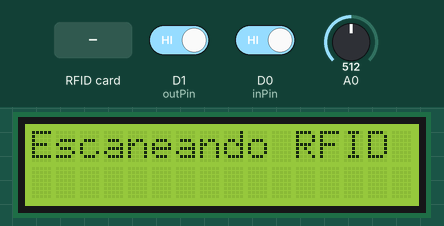
This sketch was run on a simulated ESP8266 (NodeMCU). Shown: 16×2 character LCD. The test bench sets the inputs (shaded band); at power-on: A0 = 512, D1 (outPin) HIGH, D0 (inPin) HIGH. WiFi joins after 1.5 s; servers stay silent unless stated; uploads are accepted with an empty reply; storage starts empty.

Above: at 3.1 s.
3.2 s: A0 set to 790
4.7 s: A0 set to 819
At 5.8 s:
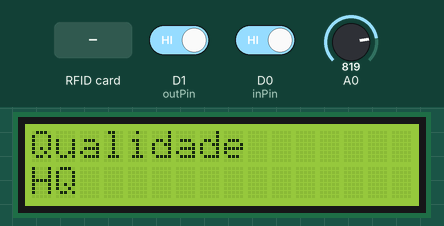
At 7.5 s:
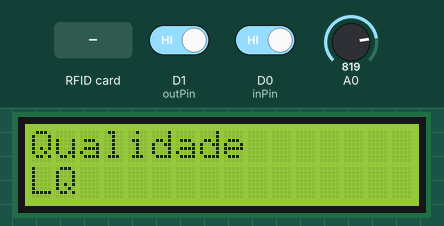
7.7 s: D1 (outPin) driven LOW
At 9.6 s:
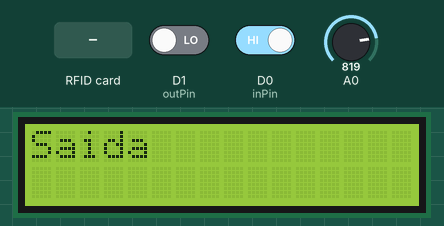
10.5 s: D0 (inPin) driven LOW
13.5 s: A0 set to 716
16.5 s: RFID card 5E 7A 19 C4 held to the reader
At 19.2 s:
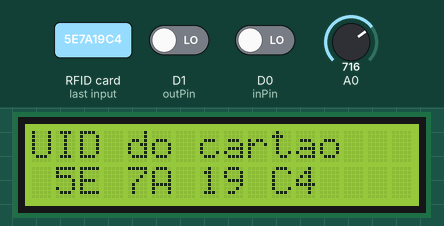
Timing chart, 0 to 20.5 s (numbered marks = the images above; inputs shaded):
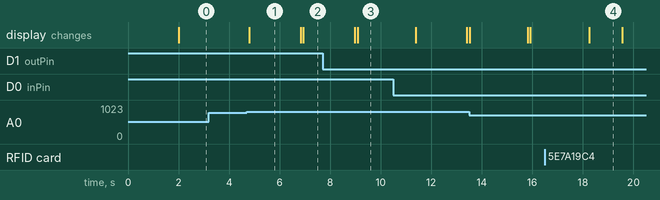

Measured:
- the behaviour switches between 800 and 801 on A0 (found by bisection; images 0 and 1)
- after the input at 3.2 s, every drawn part: stays the same
- after the input at 4.7 s, the display: changes after 0.10 s (image 1)
- after the input at 7.7 s, the display: first differs from a run without the input after 1.4 s (image 3)
- after the input at 16.5 s, the display: changes after 1.8 s (image 4)
- what the display in image 1 shows lasts 2.0 s, from 4.8 s to 6.8 s

The sketch:

projeto_4o.ino
```cpp
// Armazenamento
#include <ArduinoJson.h>       // JSON
#include <FS.h>                // FS - Sistema de arquivos SPIFFS

// Wi-Fi Manager
#include <ESP8266WiFi.h>       // ESP Wi-Fi
#include <DNSServer.h>         // DNS - redireciona as requisições
#include <ESP8266WebServer.h>  // WebServer - Possibilita usar o ESP de servidor facilmente
#include <WiFiManager.h>       // Portal Captive

// Funcionamento do projeto como um todo
#include <SPI.h>               // SPI - protocolo do MFRC522
#include "MFRC522.h"           // MFRC522 - RFID da Mifare
#include <Wire.h>              // I2C - protocolo do display LCD
#include <LiquidCrystal_I2C.h> // LCD I2C - display para feedback das ações


// Variáveis do dispositivo - preparadas para serem configuradas no portal Captive
char camera_entrada[128];
char camera_saida[128];
char identificador[64];
char ip_servidor[128];
char porta_servidor[6];
char camera_entrada2[128];
char camera_saida2[128];
char qualidadeStr[2];
int qualidade;
WiFiManagerParameter custom_camera_entrada("ipentrada", "IP da camera de entrada - HQ", camera_entrada, 128);
WiFiManagerParameter custom_camera_saida("ipsaida", "IP da camera de saida - HQ", camera_saida, 128);
WiFiManagerParameter custom_camera_entrada2("ipentrada2", "IP da camera de entrada - LQ", camera_entrada2, 128);
WiFiManagerParameter custom_camera_saida2("ipsaida2", "IP da camera de saida - LQ", camera_saida2, 128);
WiFiManagerParameter custom_identificador("identificador", "Identificador do dispositivo", identificador, 64);
WiFiManagerParameter custom_ip_servidor("ip_servidor", "IP do servidor", ip_servidor, 64);
WiFiManagerParameter custom_porta_servidor("porta_servidor", "Porta do servidor", porta_servidor, 6);
WiFiManagerParameter custom_qualidade("qualidadeStr", "Qualidade (1 para HQ ou 0 para LQ)", qualidadeStr, 1);

// Dados do Servidor
char* host; // IP do Servidor
int   port;            // Porta do Servidor


// Flag para salvar dados no FS
bool shouldSaveConfig = false;

// Flag para resetar o ESP para as configurações originais - DEVE SER USADO PARA TESTES APENAS
bool deveResetar = false;


// Pinos do NodeMCU: https://jgamblog.files.wordpress.com/2018/02/esp8266-nodemcu-pinout.png

/* Ligando o MFRC522 ao NodeMCU (ESP-12F)
 *  RST     = D4
 *  SDA(SS) = D8
 *  MOSI    = D7
 *  MISO    = D6
 *  SCK     = D5
 *  GND     = GND
 *  3.3V    = 3.3V
 *  RQ      = Não ligado
*/

#define RST_PIN  D4
#define SS_PIN  D8
MFRC522 mfrc522(SS_PIN, RST_PIN); // Instância do MFRC522


/* Ligando o LCD I2C ao NodeMCU
 *  SCL = D2
 *  SDA = D3
 *  VCC = 5.0V
 *  GND = GND
 *  Endereço de memória - 0x27
 */

#define SCL_PIN D2
#define SDA_PIN D3
LiquidCrystal_I2C lcd(0x27, 16, 2); //FUNÇÃO DO TIPO "LiquidCrystal_I2C"


// Pinos para detecção de sentido
#define inPin D0
#define outPin D1


// Prevenção de excesso de registros
const int watchdog = 5000;
unsigned long previousMillis = 0;
/*
void conectaWifi(){
  //Serial.print("Conectando a ");
  //Serial.println(ssid);
  escreveMensagemLCD("Conectando a", ssid);


  WiFi.begin(ssid, password);
  while (WiFi.status() != WL_CONNECTED) {
    delay(500);
    //Serial.print(".");
  }

  //Serial.println(F("\nConectado ao Wi-Fi\n"));
  escreveMensagemLCD("Conectado!", "");
  //Serial.print("Endereço IP: ");
  //Serial.println(WiFi.localIP());
  //Serial.println(F("\nPronto para realizar o envio!"));
  //Serial.println(F("======================================================\n\n"));
}*/

void iniciaMFRC(){
  SPI.begin();           // Iniciando barramento SPI
  mfrc522.PCD_Init();    // Iniciando MFRC522
  escreveMensagemLCD("RFID conectado!", "");
}


String recuperaRFID(byte *buffer, byte bufferSize){
  String content = "";
  for (byte i = 0; i < bufferSize; i++) {
    content.concat(String(buffer[i] < 0x10 ? " 0" : " "));
    content.concat(String(buffer[i], HEX));
  }
  content.toUpperCase();
  return content;
}

void leCartao(){
  escreveMensagemLCD("Escaneando RFID", "");
  // Procura novos cartões a serem lidos
  if ( ! mfrc522.PICC_IsNewCardPresent()) {
    delay(50);
    return;
  }
  // Escolhe um dos cartões
  if ( ! mfrc522.PICC_ReadCardSerial()) {
    delay(50);
    return;
  }
  // Mostra detalhes do PICC (tag/cartão)
  //Serial.print(F("UID do Cartão:"));
  String rfid = recuperaRFID(mfrc522.uid.uidByte, mfrc522.uid.size);
  //Serial.print(rfid);
  //Serial.println();
  escreveMensagemLCD("UID do cartao", rfid);

  // Substitui espaços por + para envio de parâmetro via HTTP/GET
  //Serial.print(F("UID do Cartão sem espaços:"));
  String rfidGET = rfid;
  rfidGET.replace(" ","+");
  //Serial.print(rfidGET);
  //Serial.println();

  // Envio para o servidor
  postRFID(rfidGET);
}

void mostraMensagemInicial(){
  //Serial.println(F("Escaneando por cartões e escrevendo a UID:"));
  //Serial.println("");
  escreveMensagemLCD("Escaneando RFID", "");
}

void postRFID(String rfid){
  unsigned long currentMillis = millis();

  if ( currentMillis> watchdog ) {
    previousMillis = currentMillis;
    WiFiClient client;

    if (!client.connect(host, port)) {
      //Serial.println("connection failed");
      return;
    }

    String url = "/smile/class/teste/postRFID.php?";
    url += "rfid=" + rfid;
    if(qualidade == 1) { // HQ
      url += "&camera_entrada=" + String(camera_entrada);
      url += "&camera_saida="   + String(camera_saida);
    }
    else{
      url += "&camera_entrada=" + String(camera_entrada2);
      url += "&camera_saida="   + String(camera_saida2);
    }
    url += "&identificador="  + String(identificador);
    //url += "&ip=";
    //url += WiFi.localIP().toString();
    //Serial.println(String(host)+url);
    // This will send the request to the server
    client.print(String("GET ") + url + " HTTP/1.1\r\n" +
               "Host: " + host + "\r\n" +
               "Connection: close\r\n\r\n");
    unsigned long timeout = millis();
    while (client.available() == 0) {
      if (millis() - timeout > 1500) {
        //Serial.println(">>> Client Timeout !");
        client.stop();
        return;
      }
    }

    // Read all the lines of the reply from server and print them to Serial
    while(client.available()){
      String line = client.readStringUntil('\r');
      //Serial.print(line);
    }
  }
}

void postPASS(int tipo){
  unsigned long currentMillis = millis();

  if ( currentMillis> watchdog ) {
    previousMillis = currentMillis;
    WiFiClient client;

    if (!client.connect(host, port)) {
      //Serial.println("connection failed");
      return;
    }

    String url = "/smile/class/teste/postPASS.php?";
    url += "tipo=" + String(tipo);
    if(qualidade == 1) { // HQ
      url += "&camera_entrada=" + String(camera_entrada);
      url += "&camera_saida="   + String(camera_saida);
    }
    else{
      url += "&camera_entrada=" + String(camera_entrada2);
      url += "&camera_saida="   + String(camera_saida2);
    }
    //url += "&ip=";
    //url += WiFi.localIP().toString();
    //Serial.println(String(host)+url);
    // This will send the request to the server
    client.print(String("GET ") + url + " HTTP/1.1\r\n" +
               "Host: " + host + "\r\n" +
               "Connection: close\r\n\r\n");
    unsigned long timeout = millis();
    while (client.available() == 0) {
      if (millis() - timeout > 5000) {
        //Serial.println(">>> Client Timeout !");
        client.stop();
        return;
      }
    }

    // Read all the lines of the reply from server and print them to Serial
    while(client.available()){
      String line = client.readStringUntil('\r');
      //Serial.print(line);
    }
  }
}

void iniciaLCD(){
  Wire.begin(SDA_PIN, SCL_PIN); // Muda pinos padrão do I2C, no NodeMCU os pinos são D2 (SDA) e D1 (SCL)
  lcd.init();   // Inicializa o display LCD
  lcd.backlight(); // Habilita luz de fundo do display LCD
  escreveMensagemLCD("Iniciando", "");
}

void escreveMensagemLCD(String linha_1, String linha_2){
  lcd.setCursor (linha_1.length(), 0); // Posiciona o cursor na posição 0 da linha 1
  for (int i = linha_1.length(); i < 16; ++i)
    lcd.write(' '); // Limpa linha 1
  lcd.setCursor (linha_2.length(), 1); // Posiciona o cursor na posição 0 da linha 2
  for (int i = linha_2.length(); i < 16; ++i)
    lcd.write(' '); // Limpa linha 2


  lcd.setCursor(0, 0); // Posiciona o cursor na posição 0 da linha 1
  lcd.print(linha_1); // Escreve mensagem na linha 1 do LCD
  lcd.setCursor(0, 1); // Posiciona o cursor na posição 0 da linha 2
  lcd.print(linha_2); // Escreve mensagem na linha 2 do LCD
}

// Callback que avisa a necessidade de salvar as configurações
void saveConfigCallback () {
  //Serial.println("Deve salvar as configurações");
  shouldSaveConfig = true;
}

// Recupera informações já salvas no sistema de arquivos
void leFS(){
  escreveMensagemLCD("Iniciando", "Lendo FS");
  // Formata FS, para testes
  if(deveResetar)
    SPIFFS.format();

  // Lê configuração do JSON do FS
  //Serial.println("Montando FS");

  if (SPIFFS.begin()) {
    //Serial.println("Sistema de arquivos montado");
    if (SPIFFS.exists("/config.json")) {
      // Arquivo existe, lendo e carregando
      //Serial.println("Lendo arquivo de config");
      File configFile = SPIFFS.open("/config.json", "r");
      if (configFile) {
        //Serial.println("Abriu arquivo de configuração");
        size_t size = configFile.size();
        // Aloca buffer para abrigar conteúdo do arquivo
        std::unique_ptr<char[]> buf(new char[size]);

        configFile.readBytes(buf.get(), size);
        DynamicJsonBuffer jsonBuffer;
        JsonObject& json = jsonBuffer.parseObject(buf.get());
        json.printTo(Serial);
        if (json.success()) {
          escreveMensagemLCD("Iniciando", "Leu FS!");
          //Serial.println("\nJSON parseado");
          strcpy(camera_entrada, json["camera_entrada"]);
          strcpy(camera_saida, json["camera_saida"]);
          strcpy(camera_entrada2, json["camera_entrada2"]);
          strcpy(camera_saida2, json["camera_saida2"]);
          strcpy(identificador, json["identificador"]);
          strcpy(ip_servidor, json["ip_servidor"]);
          strcpy(porta_servidor, json["porta_servidor"]);
          strcpy(qualidadeStr, json["qualidadeStr"]);
        } else {
          //Serial.println("Falhou ao ler JSON de configuração");
          escreveMensagemLCD("Iniciando", "Falha lendo FS");
        }
        configFile.close();
      }
    }
  } else {
    //Serial.println("Falhou ao montar o FS");
    escreveMensagemLCD("Iniciando", "Falha no FS");
  }
  // Termina leitura
}

void printaVariaveisConfiguradas(){
  //Serial.println("IP do servidor:                  "+ String(ip_servidor));
  //Serial.println("Porta do servidor:               "+ String(porta_servidor));
  //Serial.println("ID do dispositivo:               "+ String(identificador));
  //Serial.println("IP da camera de entrada - HQ:    "+ String(camera_entrada));
  //Serial.println("IP da camera de saida - HQ:      "+ String(camera_saida));
  //Serial.println("IP da camera de entrada - LQ:    "+ String(camera_entrada2));
  //Serial.println("IP da camera de saida - LQ:      "+ String(camera_saida2));
  //Serial.println("Qualidade (1 para HQ 0 para LQ): "+ String(qualidadeStr));
}

void preparaWifiEFS(){
  // Inicialização do WifiManager é local, só é preciso dele uma vez.
  leFS();
  WiFiManager wifiManager;

  // Configuração da notificação de callback de salvamento
  wifiManager.setSaveConfigCallback(saveConfigCallback);

  // Adicionados os parâmetros
  wifiManager.addParameter(&custom_ip_servidor);
  wifiManager.addParameter(&custom_porta_servidor);
  wifiManager.addParameter(&custom_camera_entrada);
  wifiManager.addParameter(&custom_camera_saida);
  wifiManager.addParameter(&custom_camera_entrada2);
  wifiManager.addParameter(&custom_camera_saida2);
  wifiManager.addParameter(&custom_qualidade);
  wifiManager.addParameter(&custom_identificador);

  //reset settings - for testing
  if(deveResetar)
    wifiManager.resetSettings();

  // recupera SSID e senha salvos e tenta conectar
  // Se não conecta então cria um AP com o nome
  // Fica num loop bloqueante até ser conectado

  escreveMensagemLCD("Tentando conectar","");

  if (!wifiManager.autoConnectCustom("SMILE", "projeto2018"))
    escreveMensagemLCD("Falha de conexao","Configure via AP");
  if(!wifiManager.autoConnect("SMILE", "projeto2018")){
    //Serial.println("Falhou em conectar - timeout");
    escreveMensagemLCD("Timeout","Tente novamente");
    delay(3000);
    //reset e tenta de novo, talvez por em sono profundo
    ESP.reset();
    delay(5000);
  }

  //Serial.println("Conectado ao Wi-Fi, salvando parâmetros");
  escreveMensagemLCD("Conectado ao Wi-Fi","Salvando dados");
  // Lê parâmetros atualizados
  strcpy(camera_entrada, custom_camera_entrada.getValue());
  strcpy(camera_saida, custom_camera_saida.getValue());
  strcpy(camera_entrada2, custom_camera_entrada2.getValue());
  strcpy(camera_saida2, custom_camera_saida2.getValue());
  strcpy(identificador, custom_identificador.getValue());
  strcpy(ip_servidor, custom_ip_servidor.getValue());
  strcpy(porta_servidor, custom_porta_servidor.getValue());
  strcpy(qualidadeStr, custom_qualidade.getValue());

  // Salva os parâmetros novos no FS
  if (shouldSaveConfig) {
    //Serial.println("saving config");
    DynamicJsonBuffer jsonBuffer;
    JsonObject& json = jsonBuffer.createObject();
    json["camera_entrada"] = camera_entrada;
    json["camera_saida"] = camera_saida;
    json["camera_entrada2"] = camera_entrada2;
    json["camera_saida2"] = camera_saida2;
    json["identificador"] = identificador;
    json["ip_servidor"] = ip_servidor;
    json["porta_servidor"] = porta_servidor;
    json["qualidadeStr"] = qualidadeStr;

    File configFile = SPIFFS.open("/config.json", "w");
    if (!configFile) {
      //Serial.println("Falha ao abrir ou escrever arquivo de configuracao");
    }

    json.printTo(Serial);
    json.printTo(configFile);
    configFile.close();
    // Fim do save
  }

  //Serial.println("IP local");
  //Serial.println(WiFi.localIP());

  // Carrega variáveis para memória
  leFS();
  host = ip_servidor;
  port = String(porta_servidor).toInt();
  qualidade = String(qualidadeStr).toInt();
}

void IN(){
    //Serial.println("Entrada");
    escreveMensagemLCD("Entrada","");
    postPASS(2);
    delay(1000);
}

void OUT(){
    //Serial.println("Saída");
    escreveMensagemLCD("Saida","");
    postPASS(3);
    delay(1000);
}

void detectaEntrada(){
  int in = !digitalRead(inPin);
  int out = !digitalRead(outPin);
  if(in){
    IN();
  }
  else if(out){
    OUT();
  }
}

bool checaReset(){
  if(analogRead(A0) > 800){
    escreveMensagemLCD("Reset","do dispositivo");
    delay(3000);
    return true;
  }
  else
    return false;
}

void checaBotaoQualidade(){
  if(analogRead(A0) > 800) // deve alterar qualidade da imagem
  {
      qualidade = (qualidade == 1 )? (0) : (1);
      escreveMensagemLCD("Qualidade", (qualidade == 1 )? ("HQ") : ("LQ"));
      delay(2000);
  }
  else
    return;

}

void setup() {
  ////Serial.begin(115200);
  iniciaLCD();
  iniciaMFRC();
  deveResetar = checaReset();
  preparaWifiEFS();
//  conectaWifi();
  iniciaMFRC();
  mostraMensagemInicial();
  printaVariaveisConfiguradas();
  pinMode(inPin, INPUT);
  pinMode(outPin, INPUT);
}

void loop() {
  leCartao();
  detectaEntrada();
  checaBotaoQualidade();
  //delay(1000);
}
```
